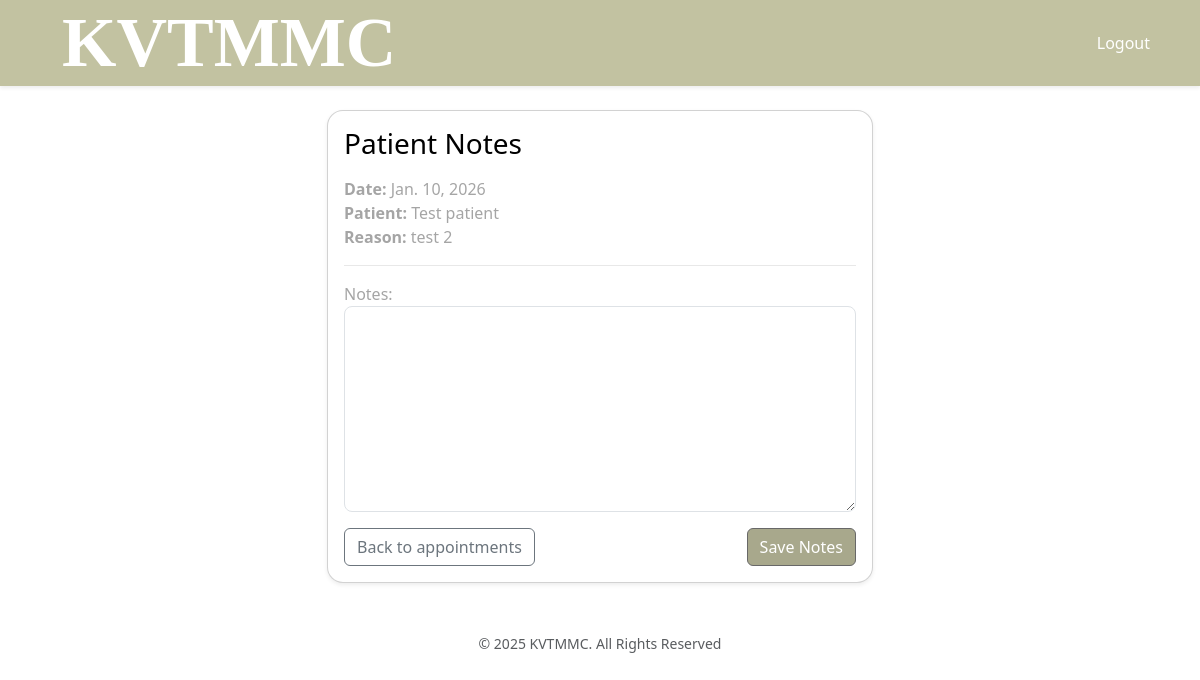
The page /appointments/doctor/appointments/9/notes/ (signed in) on the database its author committed.
### appointments/models.py (models this page shows, shortened)
class Appointment(models.Model):
    class Status(models.TextChoices):
        PENDING = "PENDING", "Pending"
        CONFIRMED = "CONFIRMED", "Confirmed"
        CANCELLED = "CANCELLED", "Cancelled"
    patient = models.ForeignKey(
        settings.AUTH_USER_MODEL, on_delete=models.CASCADE, related_name="patient_appointments"
    )
    doctor = models.ForeignKey(
        settings.AUTH_USER_MODEL, on_delete=models.CASCADE, related_name="doctor_appointments"
    )
    date = models.DateField()
    reason = models.CharField(max_length=255)
    status = models.CharField(max_length=16, choices=Status.choices, default=Status.PENDING)
    created_at = models.DateTimeField(auto_now_add=True)
    notes = models.TextField(blank=True)
    class Meta:
        ordering = ["date", "doctor_id", "patient_id"]

### accounts/models.py (models this page shows, shortened)
class User(AbstractUser):
    class Roles(models.TextChoices):
        ADMIN = "ADMIN", "Admin"
        DOCTOR = "DOCTOR", "Doctor"
        PATIENT = "PATIENT", "Patient"
    role = models.CharField(max_length=16, choices=Roles.choices, default=Roles.PATIENT)

### appointments/views.py (the view)
        def _wrapped(request, *args, **kwargs):
            if not request.user.is_authenticated:
                return redirect("accounts:login")
            if request.user.role != role:
                messages.error(request, "You do not have permission to access this page.")
                return redirect("home")
            return view_func(request, *args, **kwargs)

### appointments/forms.py
class AppointmentNotesForm(forms.ModelForm):
    class Meta:
        model = Appointment
        fields = ["notes"]
        widgets = {
            "notes": forms.Textarea(attrs={"class": "form-control", "rows": 8}),
        }

### appointments/views.py (called while the page is built)
def role_required(role):
    def decorator(view_func):
        def _wrapped(request, *args, **kwargs):
            if not request.user.is_authenticated:
                return redirect("accounts:login")
            if request.user.role != role:
                messages.error(request, "You do not have permission to access this page.")
                return redirect("home")
            return view_func(request, *args, **kwargs)
        return _wrapped
    return decorator

@role_required(User.Roles.DOCTOR)
def doctor_notes(request, pk):
    appointment = get_object_or_404(
        Appointment,
        pk=pk,
        doctor=request.user,
    )
    if request.method == "POST":
        form = AppointmentNotesForm(request.POST, instance=appointment)
        if form.is_valid():
            form.save()
            messages.success(request, "Notes saved.")
            return redirect("appointments:doctor_upcoming")
    else:
        form = AppointmentNotesForm(instance=appointment)
    context = {
        "form": form,
        "appointment": appointment,
    }
    return render(request, "appointments/doctor_notes.html", context)

### appointments/templates/appointments/doctor_notes.html (shortened to what this page needs)
{% extends "base.html" %}
{% block content %}
<div class="row justify-content-center">
  <div class="col-md-8 col-lg-6">
    <div class="card shadow-sm">
      <div class="card-body">
        <h3 class="card-title mb-3 text-black">Patient Notes</h3>
        <p class="mb-2">
          <strong>Date:</strong> {{ appointment.date }}<br>
          <strong>Patient:</strong> {{ appointment.patient.get_full_name|default:appointment.patient.username }}<br>
          <strong>Reason:</strong> {{ appointment.reason }}
        </p>
        <hr>
        <form method="post">
          <div class="mb-3">
            {{ form.notes.label_tag }}
            {{ form.notes }}
          </div>
          <div class="d-flex justify-content-between">
            <a href="{% url 'appointments:doctor_upcoming' %}" class="btn btn-outline-secondary">
              Back to appointments
            </a>
            <button type="submit" class="btn btn-primary">
              Save Notes
            </button>
          </div>
        </form>
      </div>
    </div>
  </div>
</div>
{% endblock %}

### static/css/style.css (style rules this page uses)
body { color: #000; }
.bg-gradient { background: linear-gradient(135deg, #ffffff 0%, #ffffff 100%); min-height: 100vh; }
.btn-primary { background-color: #ffffff; border-color: #ffffff; }
.form-control, .form-select { border-radius: .5rem; }
.card { border-radius: 1rem; color: #a5a5a5; }
.text-black { color: #000 !important; }
.btn-primary { background-color: #a8a88c !important; border-color: #686868 !important; color: #ffffff !important; }

### rows shown on the page
Appointment: date "Jan. 10, 2026", patient.get_full_name "Test patient", reason "test 2"
